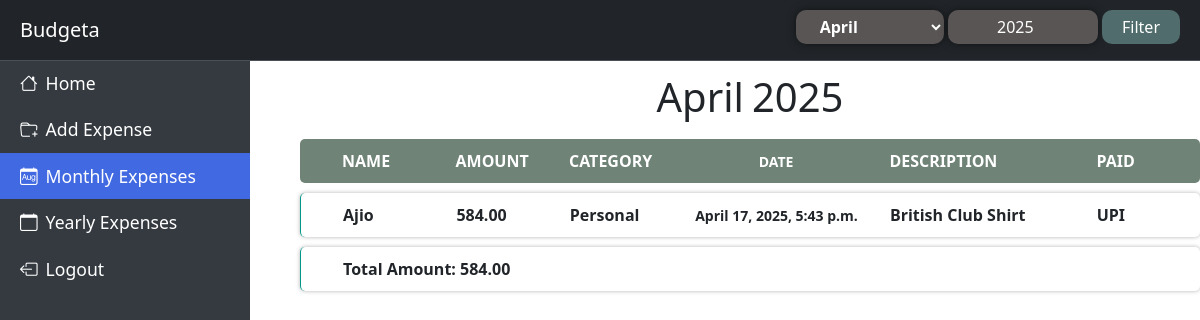
The app's page /budget/month/?month=April&year=2025 (signed in) with its own data.
### budget/models.py (models this page shows, shortened)
class Expense(models.Model):
    user_id = models.ForeignKey(Users, on_delete=models.CASCADE, null=True, blank=True)
    name = models.CharField(max_length=50)
    amount = models.DecimalField(max_digits=10, decimal_places=2)
    category_choices = (
            ('Personal', 'Personal'),
            ('Home', 'Home'),
            ('Other', 'Other')
        )
    category = models.CharField(max_length=30, help_text=_("Type of the Expense ex: Personal, Home, etc."), choices=category_choices)
    date = models.DateTimeField()
    description = models.TextField(blank=True, null=True)
    paid_choices = {
        "UPI":"UPI",
        "Cash": "Cash",
        "Credit Card": "Credit Card",
        "Online Payments": "Online Payments",
        "Others": "Others"
    }
    paid = models.CharField(max_length=30, verbose_name=_('Payment Type'), choices=paid_choices)
    class Meta:
        ordering = ['-date']

### budget/views.py (the view)
# urls.py: path('month/', views.monthly_expenses, name="month"),
@login_required(login_url="/users/login/")
def monthly_expenses(request):
    selected_month = request.GET.get('month')
    selected_year = request.GET.get('year')
    months_dict = {
        "January": 1,
        "February": 2,
        "March": 3,
        "April": 4,
        "May": 5,
        "June": 6,
        "July": 7,
        "August": 8,
        "September": 9,
        "October": 10,
        "November": 11,
        "December": 12
    }
    if selected_month and selected_year:
        expenses = Expense.objects.filter(user_id=request.user.id, date__year=selected_year, date__month=months_dict[selected_month])
    else:
        now = datetime.now()
        selected_month = now.strftime("%B")
        selected_year = now.year
        expenses = Expense.objects.filter(user_id=request.user.id, date__year=now.year, date__month=now.month)
    amount = sum(expenses.values_list('amount', flat=True))
    context = {
        'expenses': expenses,
        'selected_month': selected_month ,
        'selected_year': selected_year,
        'amount':amount,
        "active_link": "monthly-expenses",
    }
    return render(request, "home/monthly.html", context)

### templates/home/monthly.html
{% extends "home/base.html" %}
{% block header %}
    {% include "home/header.html" %}
{% endblock  %}
{% block sidebar %}
    {% include "home/sidebar.html" %}
{% endblock  %}
{% block content %}
<div class="d-flex justify-content-center mt-2">
    <h1 class='me-2'> {{ selected_month }} </h1>
    <h1> {{ selected_year }} </h1>
</div>
{% if expenses %}
    <div>
        <ul class="headings">
            <li id="task">NAME</li>
            <li id="task">AMOUNT</li>
            <li id="task">CATEGORY</li>
            <li id="date">DATE</li>
            <li id="desc">DESCRIPTION</li>
            <li id="task">PAID</li>
        </ul>
        {% for expense in expenses %}
            <ul class='expense-list'>
                <li id='task'>{{ expense.name }}</li>
                <li id='task'>{{ expense.amount }}</li>
                <li id='task'>{{ expense.category }}</li>
                <li id='date'>{{ expense.date }}</li>
                <li id='desc'>{{ expense.description }}</li>
                <li id='task'>{{ expense.paid }}</li>
            </ul>
        {% endfor %}
        {% if amount %}
        <ul class='expense-list'>
            <li id='amount'>Total Amount: {{ amount }}</li>
        </ul>
        {% endif %}
{% else %}
    <p class="text-center mt-4"  style="font-size: 20px;">No expenses found for the selected month and year.</p>
{% endif %}
        </div>
{% endblock %}

### static/css/index.css (style rules this page uses)
.main-container ul { display: flex; align-items: center; list-style-type: none; border-radius: 5px; font-weight: bold; margin-block: 10px; padding-block: 10px; justify-content: space-around; }
.main-container .headings { background-color: #6f8377; color: white; }
.main-container .headings li { width: 100px; margin-inline: 10px; text-align: center; }
.main-container li#desc { width: 200px; text-align: start; }
.main-container li#task { width: 100px; text-align: start; }
.main-container li#date { font-size: 14px; width: 200px; text-align: center; }
.expense-list { box-shadow: 0 0 4px rgba(0, 0, 0, 0.3); border-left: 1px solid #009688; }
.expense-list li { font-weight: 600; width: 100px; margin-inline: 10px; text-align: start; }
.expense-list li#amount { width: 100%; margin-inline: 10px; text-align: start; font-weight: bolder; }

### records on screen
Expense: name "Ajio", amount "584.00", category "Personal", date "April 17, 2025, 5:43 p.m.", description "British Club Shirt", paid "UPI"

### other values on screen
{{ selected_month }} "April"
{{ selected_year }} "2025"
{{ amount }} "584.00"
